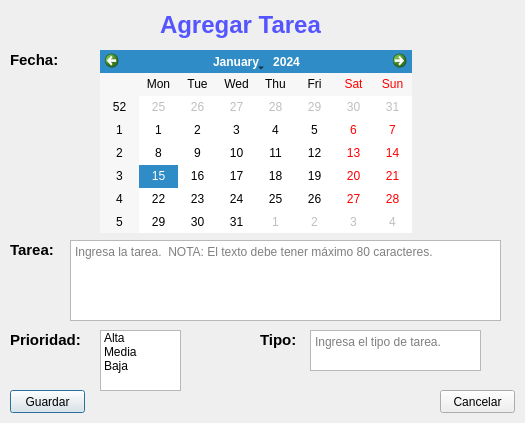
<?xml version="1.0" encoding="UTF-8"?>
<ui version="4.0">
 <class>AgregarTarea</class>
 <widget class="QDialog" name="AgregarTarea">
  <property name="geometry">
   <rect>
    <x>0</x>
    <y>0</y>
    <width>525</width>
    <height>423</height>
   </rect>
  </property>
  <property name="windowTitle">
   <string>Agregar una tarea</string>
  </property>
  <widget class="QPushButton" name="actionAgregar">
   <property name="geometry">
    <rect>
     <x>10</x>
     <y>390</y>
     <width>75</width>
     <height>23</height>
    </rect>
   </property>
   <property name="text">
    <string>Guardar</string>
   </property>
  </widget>
  <widget class="QCalendarWidget" name="calendario">
   <property name="geometry">
    <rect>
     <x>100</x>
     <y>50</y>
     <width>312</width>
     <height>183</height>
    </rect>
   </property>
  </widget>
  <widget class="QPushButton" name="actionCancelar">
   <property name="geometry">
    <rect>
     <x>440</x>
     <y>390</y>
     <width>75</width>
     <height>23</height>
    </rect>
   </property>
   <property name="text">
    <string>Cancelar</string>
   </property>
  </widget>
  <widget class="QLabel" name="label">
   <property name="geometry">
    <rect>
     <x>160</x>
     <y>10</y>
     <width>191</width>
     <height>31</height>
    </rect>
   </property>
   <property name="text">
    <string>&lt;!DOCTYPE HTML PUBLIC &quot;-//W3C//DTD HTML 4.0//EN&quot; &quot;http://www.w3.org/TR/REC-html40/strict.dtd&quot;&gt;
&lt;html&gt;&lt;head&gt;&lt;meta name=&quot;qrichtext&quot; content=&quot;1&quot; /&gt;&lt;style type=&quot;text/css&quot;&gt;
p, li { white-space: pre-wrap; }
&lt;/style&gt;&lt;/head&gt;&lt;body style=&quot; font-family:'MS Shell Dlg 2'; font-size:8pt; font-weight:400; font-style:normal;&quot;&gt;
&lt;p style=&quot; margin-top:12px; margin-bottom:12px; margin-left:0px; margin-right:0px; -qt-block-indent:0; text-indent:0px;&quot;&gt;&lt;span style=&quot; font-size:18pt; font-weight:600; color:#5555ff;&quot;&gt;Agregar Tarea&lt;/span&gt;&lt;/p&gt;&lt;/body&gt;&lt;/html&gt;</string>
   </property>
  </widget>
  <widget class="QLabel" name="label_2">
   <property name="geometry">
    <rect>
     <x>10</x>
     <y>240</y>
     <width>71</width>
     <height>21</height>
    </rect>
   </property>
   <property name="text">
    <string>&lt;!DOCTYPE HTML PUBLIC &quot;-//W3C//DTD HTML 4.0//EN&quot; &quot;http://www.w3.org/TR/REC-html40/strict.dtd&quot;&gt;
&lt;html&gt;&lt;head&gt;&lt;meta name=&quot;qrichtext&quot; content=&quot;1&quot; /&gt;&lt;style type=&quot;text/css&quot;&gt;
p, li { white-space: pre-wrap; }
&lt;/style&gt;&lt;/head&gt;&lt;body style=&quot; font-family:'MS Shell Dlg 2'; font-size:8pt; font-weight:400; font-style:normal;&quot;&gt;
&lt;p style=&quot; margin-top:12px; margin-bottom:12px; margin-left:0px; margin-right:0px; -qt-block-indent:0; text-indent:0px;&quot;&gt;&lt;span style=&quot; font-size:11pt; font-weight:600;&quot;&gt;Tarea:&lt;/span&gt;&lt;/p&gt;&lt;/body&gt;&lt;/html&gt;</string>
   </property>
  </widget>
  <widget class="QLabel" name="label_3">
   <property name="geometry">
    <rect>
     <x>10</x>
     <y>50</y>
     <width>71</width>
     <height>21</height>
    </rect>
   </property>
   <property name="text">
    <string>&lt;!DOCTYPE HTML PUBLIC &quot;-//W3C//DTD HTML 4.0//EN&quot; &quot;http://www.w3.org/TR/REC-html40/strict.dtd&quot;&gt;
&lt;html&gt;&lt;head&gt;&lt;meta name=&quot;qrichtext&quot; content=&quot;1&quot; /&gt;&lt;style type=&quot;text/css&quot;&gt;
p, li { white-space: pre-wrap; }
&lt;/style&gt;&lt;/head&gt;&lt;body style=&quot; font-family:'MS Shell Dlg 2'; font-size:8pt; font-weight:400; font-style:normal;&quot;&gt;
&lt;p style=&quot; margin-top:12px; margin-bottom:12px; margin-left:0px; margin-right:0px; -qt-block-indent:0; text-indent:0px;&quot;&gt;&lt;span style=&quot; font-size:11pt; font-weight:600;&quot;&gt;Fecha:&lt;/span&gt;&lt;/p&gt;&lt;/body&gt;&lt;/html&gt;</string>
   </property>
  </widget>
  <widget class="QTextEdit" name="nombre">
   <property name="geometry">
    <rect>
     <x>70</x>
     <y>240</y>
     <width>431</width>
     <height>81</height>
    </rect>
   </property>
   <property name="html">
    <string>&lt;!DOCTYPE HTML PUBLIC &quot;-//W3C//DTD HTML 4.0//EN&quot; &quot;http://www.w3.org/TR/REC-html40/strict.dtd&quot;&gt;
&lt;html&gt;&lt;head&gt;&lt;meta name=&quot;qrichtext&quot; content=&quot;1&quot; /&gt;&lt;style type=&quot;text/css&quot;&gt;
p, li { white-space: pre-wrap; }
&lt;/style&gt;&lt;/head&gt;&lt;body style=&quot; font-family:'MS Shell Dlg 2'; font-size:8.25pt; font-weight:400; font-style:normal;&quot;&gt;
&lt;p style=&quot;-qt-paragraph-type:empty; margin-top:0px; margin-bottom:0px; margin-left:0px; margin-right:0px; -qt-block-indent:0; text-indent:0px;&quot;&gt;&lt;br /&gt;&lt;/p&gt;&lt;/body&gt;&lt;/html&gt;</string>
   </property>
   <property name="placeholderText">
    <string>Ingresa la tarea.  NOTA: El texto debe tener máximo 80 caracteres.  </string>
   </property>
  </widget>
  <widget class="QLabel" name="label_4">
   <property name="geometry">
    <rect>
     <x>10</x>
     <y>330</y>
     <width>81</width>
     <height>21</height>
    </rect>
   </property>
   <property name="text">
    <string>&lt;!DOCTYPE HTML PUBLIC &quot;-//W3C//DTD HTML 4.0//EN&quot; &quot;http://www.w3.org/TR/REC-html40/strict.dtd&quot;&gt;
&lt;html&gt;&lt;head&gt;&lt;meta name=&quot;qrichtext&quot; content=&quot;1&quot; /&gt;&lt;style type=&quot;text/css&quot;&gt;
p, li { white-space: pre-wrap; }
&lt;/style&gt;&lt;/head&gt;&lt;body style=&quot; font-family:'MS Shell Dlg 2'; font-size:8pt; font-weight:400; font-style:normal;&quot;&gt;
&lt;p style=&quot; margin-top:12px; margin-bottom:12px; margin-left:0px; margin-right:0px; -qt-block-indent:0; text-indent:0px;&quot;&gt;&lt;span style=&quot; font-size:11pt; font-weight:600;&quot;&gt;Prioridad:&lt;/span&gt;&lt;/p&gt;&lt;/body&gt;&lt;/html&gt;</string>
   </property>
  </widget>
  <widget class="QListWidget" name="prioridad">
   <property name="geometry">
    <rect>
     <x>100</x>
     <y>330</y>
     <width>81</width>
     <height>61</height>
    </rect>
   </property>
   <item>
    <property name="text">
     <string>Alta</string>
    </property>
   </item>
   <item>
    <property name="text">
     <string>Media</string>
    </property>
   </item>
   <item>
    <property name="text">
     <string>Baja</string>
    </property>
   </item>
  </widget>
  <widget class="QLabel" name="label_5">
   <property name="geometry">
    <rect>
     <x>260</x>
     <y>330</y>
     <width>81</width>
     <height>21</height>
    </rect>
   </property>
   <property name="text">
    <string>&lt;!DOCTYPE HTML PUBLIC &quot;-//W3C//DTD HTML 4.0//EN&quot; &quot;http://www.w3.org/TR/REC-html40/strict.dtd&quot;&gt;
&lt;html&gt;&lt;head&gt;&lt;meta name=&quot;qrichtext&quot; content=&quot;1&quot; /&gt;&lt;style type=&quot;text/css&quot;&gt;
p, li { white-space: pre-wrap; }
&lt;/style&gt;&lt;/head&gt;&lt;body style=&quot; font-family:'MS Shell Dlg 2'; font-size:8pt; font-weight:400; font-style:normal;&quot;&gt;
&lt;p style=&quot; margin-top:12px; margin-bottom:12px; margin-left:0px; margin-right:0px; -qt-block-indent:0; text-indent:0px;&quot;&gt;&lt;span style=&quot; font-size:11pt; font-weight:600;&quot;&gt;Tipo:&lt;/span&gt;&lt;/p&gt;&lt;/body&gt;&lt;/html&gt;</string>
   </property>
  </widget>
  <widget class="QTextEdit" name="tipo">
   <property name="geometry">
    <rect>
     <x>310</x>
     <y>330</y>
     <width>171</width>
     <height>41</height>
    </rect>
   </property>
   <property name="html">
    <string>&lt;!DOCTYPE HTML PUBLIC &quot;-//W3C//DTD HTML 4.0//EN&quot; &quot;http://www.w3.org/TR/REC-html40/strict.dtd&quot;&gt;
&lt;html&gt;&lt;head&gt;&lt;meta name=&quot;qrichtext&quot; content=&quot;1&quot; /&gt;&lt;style type=&quot;text/css&quot;&gt;
p, li { white-space: pre-wrap; }
&lt;/style&gt;&lt;/head&gt;&lt;body style=&quot; font-family:'MS Shell Dlg 2'; font-size:8.25pt; font-weight:400; font-style:normal;&quot;&gt;
&lt;p style=&quot;-qt-paragraph-type:empty; margin-top:0px; margin-bottom:0px; margin-left:0px; margin-right:0px; -qt-block-indent:0; text-indent:0px;&quot;&gt;&lt;br /&gt;&lt;/p&gt;&lt;/body&gt;&lt;/html&gt;</string>
   </property>
   <property name="placeholderText">
    <string>Ingresa el tipo de tarea.</string>
   </property>
  </widget>
 </widget>
 <resources/>
 <connections/>
</ui>
